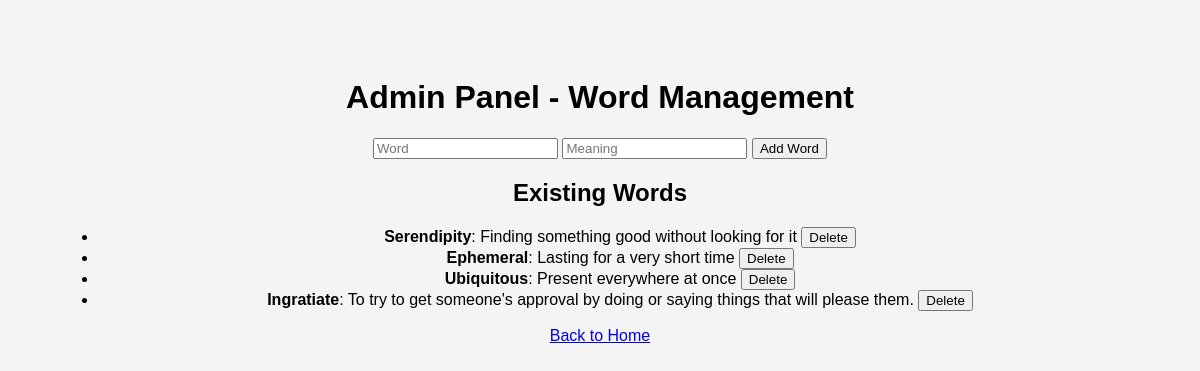
The page /admin on the database its author committed.
### tables this page shows
CREATE TABLE words (
    id INTEGER PRIMARY KEY AUTOINCREMENT,
    word TEXT NOT NULL,
    meaning TEXT NOT NULL
);

### app.py (the view)
@app.route("/admin", methods=["GET", "POST"])
def admin():
    if request.method == "POST":
        password = request.form["password"]
        if password != ADMIN_PASSWORD:
            return "Unauthorized", 401
    conn = get_db_connection()
    words = conn.execute("SELECT * FROM words").fetchall()
    conn.close()
    return render_template("admin.html", words=words)

### app.py (called while the page is built)
def get_db_connection():
    conn = sqlite3.connect("database.db")
    conn.row_factory = sqlite3.Row
    return conn

### templates/admin.html (shortened to what this page needs)
<!DOCTYPE html>
<html lang="en">
<head>
    <link rel="stylesheet" href="/static/styles.css">
</head>
<body>
    <h1>Admin Panel - Word Management</h1>
    <form method="POST" action="/add_word">
        <input type="text" name="word" placeholder="Word" required>
        <input type="text" name="meaning" placeholder="Meaning" required>
        <button type="submit">Add Word</button>
    </form>
    <h2>Existing Words</h2>
    <ul>
        {% for word in words %}
        <li>
            <strong>{{ word.word }}</strong>: {{ word.meaning }}
            <form method="POST" action="/delete_word/{{ word.id }}" style="display:inline;">
                <button type="submit">Delete</button>
            </form>
        </li>
        {% endfor %}
    </ul>
    <a href="/">Back to Home</a>
</body>
</html>

### static/styles.css (style rules this page uses)
body { font-family: Arial, sans-serif; text-align: center; background-color: #f4f4f4; padding: 50px; }

### rows shown on the page
words: word "Serendipity", meaning "Finding something good without looking for it"
words: word "Ephemeral", meaning "Lasting for a very short time"
words: word "Ubiquitous", meaning "Present everywhere at once"
words: word "Ingratiate", meaning "To try to get someone's approval by doing or saying things that will please them."
